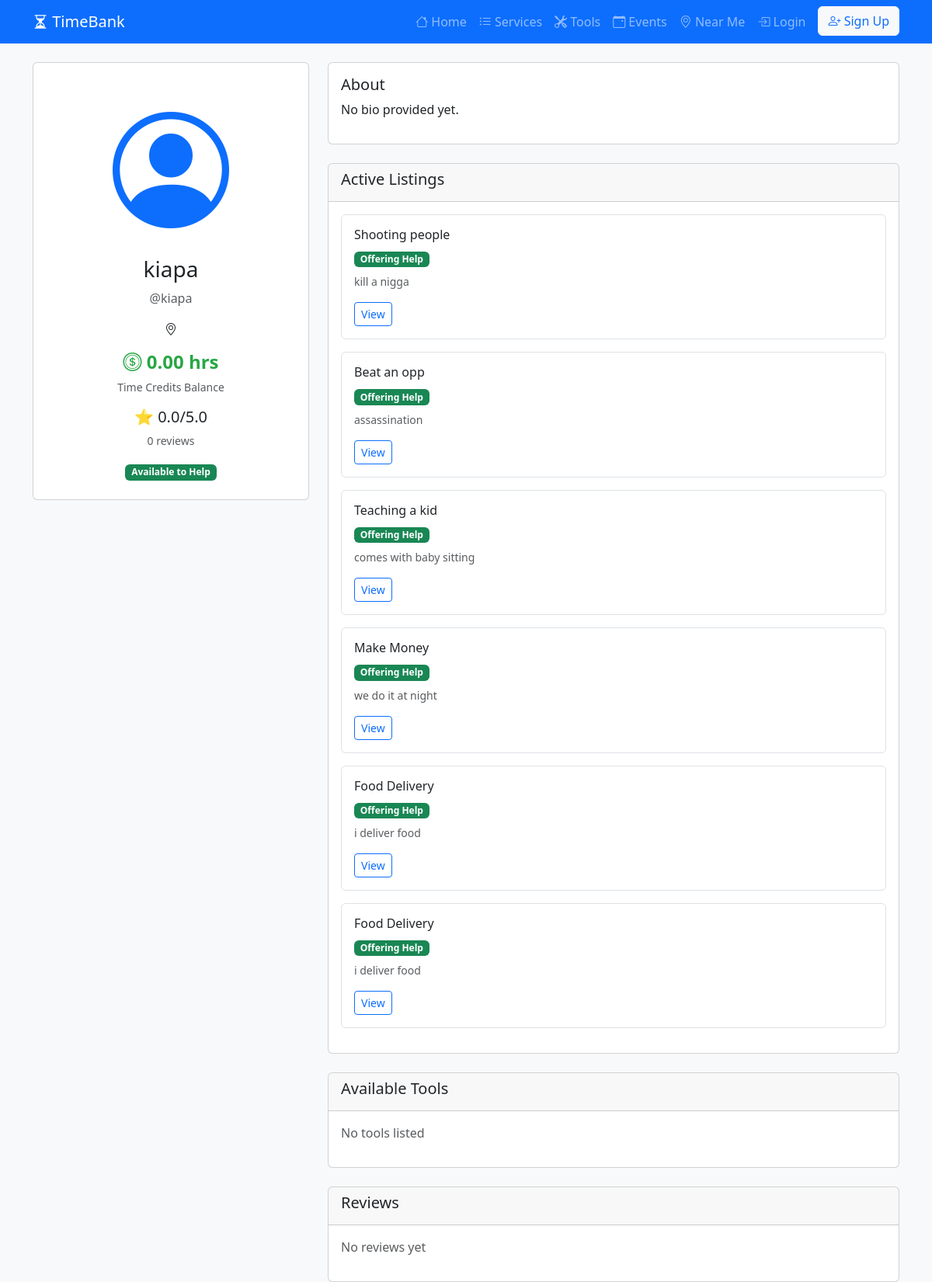
Before: /profile/kiapa/ with the older database file.
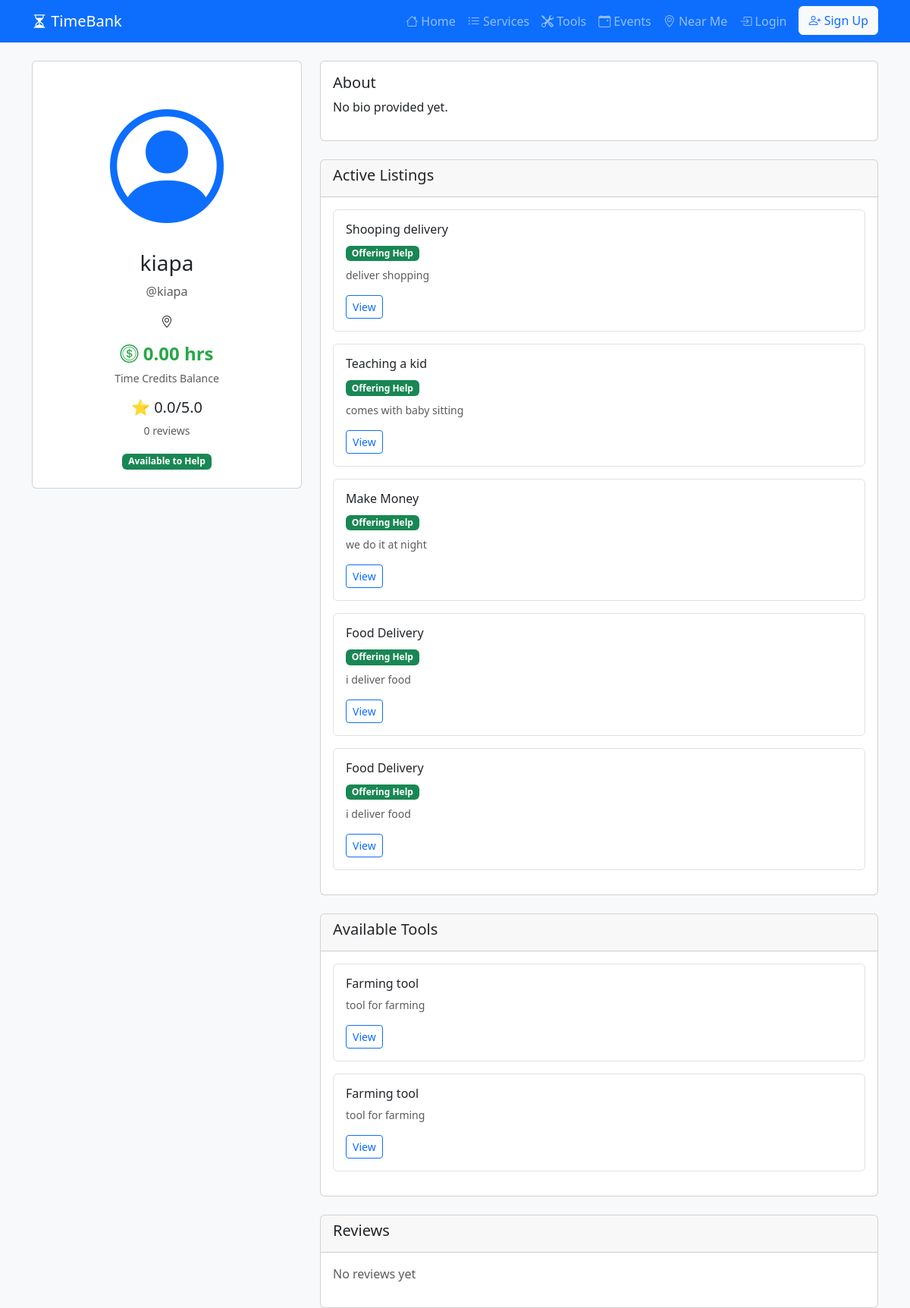
After: the same page with the newer database file.
### myapp/models.py (models this page shows, shortened)
class ServiceListing(models.Model):
    TYPE_CHOICES = [
        ('OFFER', 'Offering Help'),
        ('REQUEST', 'Requesting Help'),
    ]
    user = models.ForeignKey(User, on_delete=models.CASCADE)
    title = models.CharField(max_length=200)
    description = models.TextField()
    listing_type = models.CharField(max_length=10, choices=TYPE_CHOICES)
    skills = models.ManyToManyField(Skill, related_name='listings')
    created_at = models.DateTimeField(auto_now_add=True)
    is_active = models.BooleanField(default=True)

class Tool(models.Model):
    owner = models.ForeignKey(User, on_delete=models.CASCADE, related_name='tools')
    name = models.CharField(max_length=100)
    description = models.TextField()
    image = models.ImageField(upload_to='tools/', blank=True, null=True)
    is_available = models.BooleanField(default=True)

### myapp/views.py (the view)
# urls.py: path('profile/<str:username>/', views.view_profile, name='view_profile'),
def view_profile(request, username):
    user = get_object_or_404(User, username=username)
    reviews = Review.objects.filter(reviewed_user=user).order_by('-created_at')
    avg_rating = reviews.aggregate(Avg('rating'))['rating__avg'] or 0
    listings = ServiceListing.objects.filter(user=user, is_active=True)
    tools = Tool.objects.filter(owner=user, is_available=True)
    context = {
        'profile_user': user,
        'reviews': reviews,
        'avg_rating': avg_rating,
        'listings': listings,
        'tools': tools,
    }
    return render(request, 'profile/view_profile.html', context)

### myapp/templates/profile/view_profile.html (shortened to what this page needs)
{% extends 'base.html' %}
{% block content %}
<div class="row">
    <div class="col-md-4">
        <div class="card text-center">
            <div class="card-body p-4">
                {% if profile_user.profile.profile_picture %}
                <img src="{{ profile_user.profile.profile_picture.url }}" class="rounded-circle mb-3" width="150" height="150">
                {% else %}
                <i class="bi bi-person-circle text-primary" style="font-size: 150px;"></i>
                {% endif %}
                <h3>{{ profile_user.get_full_name|default:profile_user.username }}</h3>
                <p class="text-muted">@{{ profile_user.username }}</p>
                <p><i class="bi bi-geo-alt"></i> {{ profile_user.profile.location }}</p>
                <div class="mb-3">
                    <h4 class="time-credit"><i class="bi bi-coin"></i> {{ profile_user.profile.time_credits }} hrs</h4>
                    <p class="text-muted small">Time Credits Balance</p>
                </div>
                <div class="mb-3">
                    <h5>⭐ {{ avg_rating|floatformat:1 }}/5.0</h5>
                    <p class="text-muted small">{{ reviews.count }} review{{ reviews.count|pluralize }}</p>
                </div>
                {% if profile_user.profile.is_available %}
                <span class="badge bg-success">Available to Help</span>
                {% else %}
                <span class="badge bg-secondary">Currently Unavailable</span>
                {% endif %}
            </div>
        </div>
    </div>
    <div class="col-md-8">
        <div class="card mb-4">
            <div class="card-body">
                <h5>About</h5>
                <p>{{ profile_user.profile.bio|default:"No bio provided yet." }}</p>
            </div>
        </div>
        <div class="card mb-4">
            <div class="card-header"><h5>Active Listings</h5></div>
            <div class="card-body">
                {% for listing in listings %}
                <div class="mb-3 p-3 border rounded">
                    <h6>{{ listing.title }}</h6>
                    <span class="badge {% if listing.listing_type == 'OFFER' %}bg-success{% else %}bg-warning text-dark{% endif %}">
                        {{ listing.get_listing_type_display }}
                    </span>
                    <p class="text-muted small mt-2">{{ listing.description|truncatewords:20 }}</p>
                    <a href="{% url 'listing_detail' listing.pk %}" class="btn btn-sm btn-outline-primary">View</a>
                </div>
                {% empty %}
                <p class="text-muted">No active listings</p>
                {% endfor %}
            </div>
        </div>
        <div class="card mb-4">
            <div class="card-header"><h5>Available Tools</h5></div>
            <div class="card-body">
                {% for tool in tools %}
                <div class="mb-3 p-3 border rounded">
                    <h6>{{ tool.name }}</h6>
                    <p class="text-muted small">{{ tool.description|truncatewords:15 }}</p>
                    <a href="{% url 'tool_detail' tool.pk %}" class="btn btn-sm btn-outline-primary">View</a>
                </div>
                {% empty %}
                <p class="text-muted">No tools listed</p>
                {% endfor %}
            </div>
        </div>
        <div class="card">
            <div class="card-header"><h5>Reviews</h5></div>
            <div class="card-body">
                {% for review in reviews %}
                <div class="mb-3 p-3 border rounded">
                    <div class="d-flex justify-content-between">
                        <strong>{{ review.reviewer.username }}</strong>
                        <span>{% for i in "12345" %}{% if forloop.counter <= review.rating %}⭐{% endif %}{% endfor %}</span>
                    </div>
                    <p class="text-muted small mb-1">{{ review.created_at|date:"M d, Y" }}</p>
                    <p>{{ review.comment }}</p>
                </div>
                {% empty %}
                <p class="text-muted">No reviews yet</p>
                {% endfor %}
            </div>
        </div>
    </div>
</div>
{% endblock %}

Changed rows visible on the page:
removed ServiceListing: title "Beat an opp", listing_type "Offering Help", description "assassination"
changed ServiceListing: title "Shooting people" → "Shooping delivery"; description "kill a nigga" → "deliver shopping"
added Tool: name "Farming tool", description "tool for farming"
added Tool: name "Farming tool", description "tool for farming"
Other visible differences:
text no longer shown: "No tools listed"
